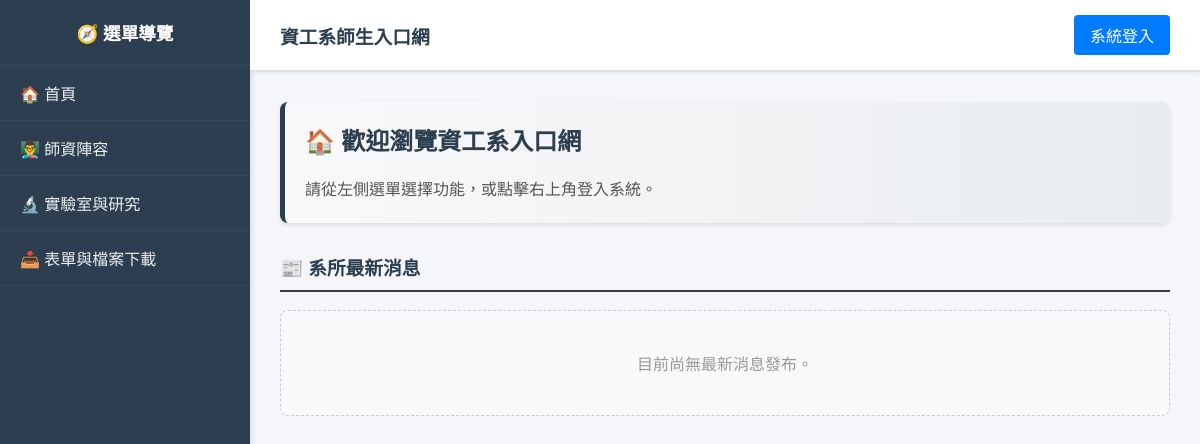
Before: / with the older database file.
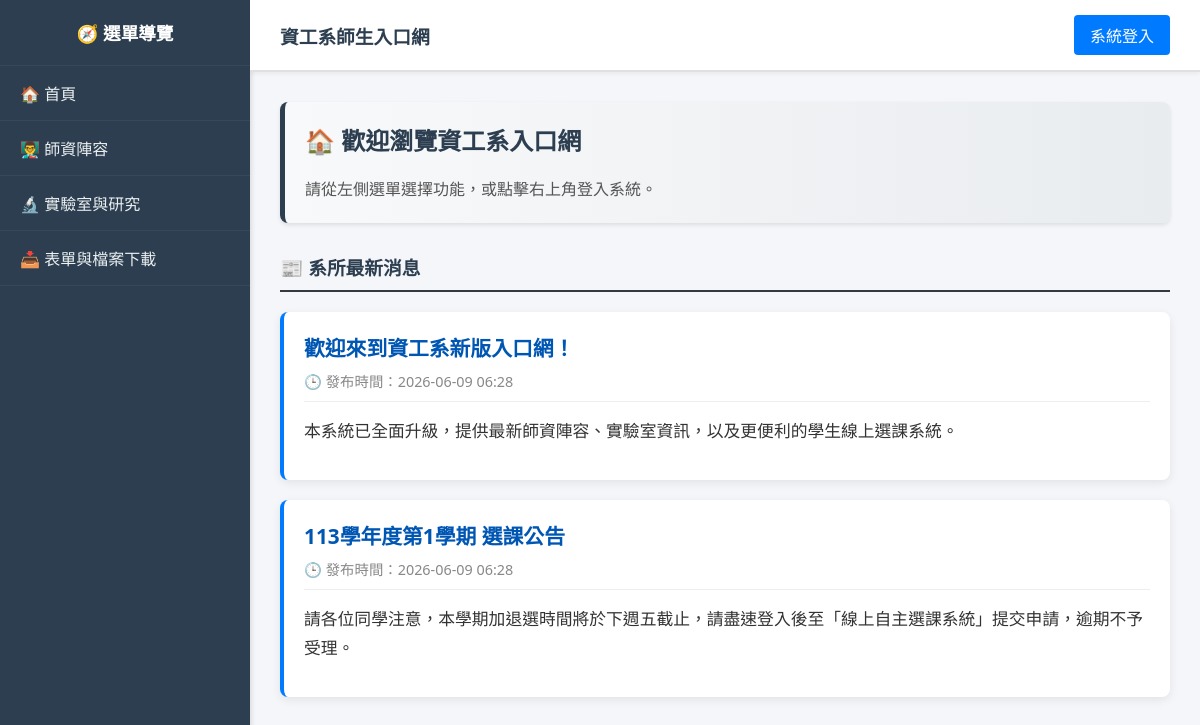
After: the same page with the newer database file.
### tables this page shows
CREATE TABLE News (
    news_id INT AUTO_INCREMENT PRIMARY KEY,
    title VARCHAR(255) NOT NULL,
    content TEXT NOT NULL,
    image_path VARCHAR(255) DEFAULT NULL,
    created_at TIMESTAMP DEFAULT CURRENT_TIMESTAMP
);

### modules/public/home.php (the view, shortened to what this page needs)
<div class="card" style="background: linear-gradient(to right, #f8f9fa, #e9ecef); border-left: 5px solid #2c3e50;">
    <h2 style='color: #2c3e50; margin-top:0;'>🏠 歡迎瀏覽資工系入口網</h2>
    <p style='color: #555; line-height: 1.6; margin-bottom:0;'>請從左側選單選擇功能，或點擊右上角登入系統。</p>
</div>
<div style="margin-top: 30px;">
    <h3 style="color: #2c3e50; border-bottom: 2px solid #343a40; padding-bottom: 10px;">📰 系所最新消息</h3>
    <?php
    $news_list = $conn->query("SELECT * FROM News ORDER BY created_at DESC");
    if ($news_list && $news_list->num_rows > 0) {
        echo "<div style='display:flex; flex-direction:column; gap:20px; margin-top:20px;'>";
        while ($news = $news_list->fetch_assoc()) {
            $date = date('Y-m-d H:i', strtotime($news['created_at']));
            echo "<div class='card' style='margin-bottom:0; box-shadow:0 3px 10px rgba(0,0,0,0.08); border-left: 4px solid #007bff; overflow:hidden;'>";
            echo "<div style='display:flex; justify-content:space-between; align-items:flex-start; margin-bottom:15px; border-bottom:1px solid #eee; padding-bottom:10px;'>";
            echo "<div>";
            echo "<h4 style='margin:0 0 8px 0; color:#0056b3; font-size:1.3em;'>" . htmlspecialchars($news['title']) . "</h4>";
            echo "<span style='color:#888; font-size:0.9em;'>🕒 發布時間：{$date}</span>";
            echo "</div>";
            echo "</div>";
            echo "<div style='line-height:1.7; color:#333; font-size:1.05em; margin-bottom:15px;'>";
            echo nl2br(htmlspecialchars($news['content']));
            echo "</div>";
            echo "</div>";
        }
        echo "</div>";
    } else {
        echo "<div style='background:#f8f9fa; padding:40px; text-align:center; color:#999; border-radius:8px; border:1px dashed #ccc;'>目前尚無最新消息發布。</div>";
    }
    ?>
</div>

Changed rows visible on the page:
added news: title "歡迎來到資工系新版入口網！", created_at "2026-06-09 06:28", content "本系統已全面升級，提供最新師資陣容、實驗室資訊，以及更便利的學生線上選課系統。"
added news: title "113學年度第1學期 選課公告", created_at "2026-06-09 06:28", content "請各位同學注意，本學期加退選時間將於下週五截止，請盡速登入後至「線上自主選課系統」提交申請，逾期不予受理。"
Other visible differences:
text no longer shown: "目前尚無最新消息發布。"
